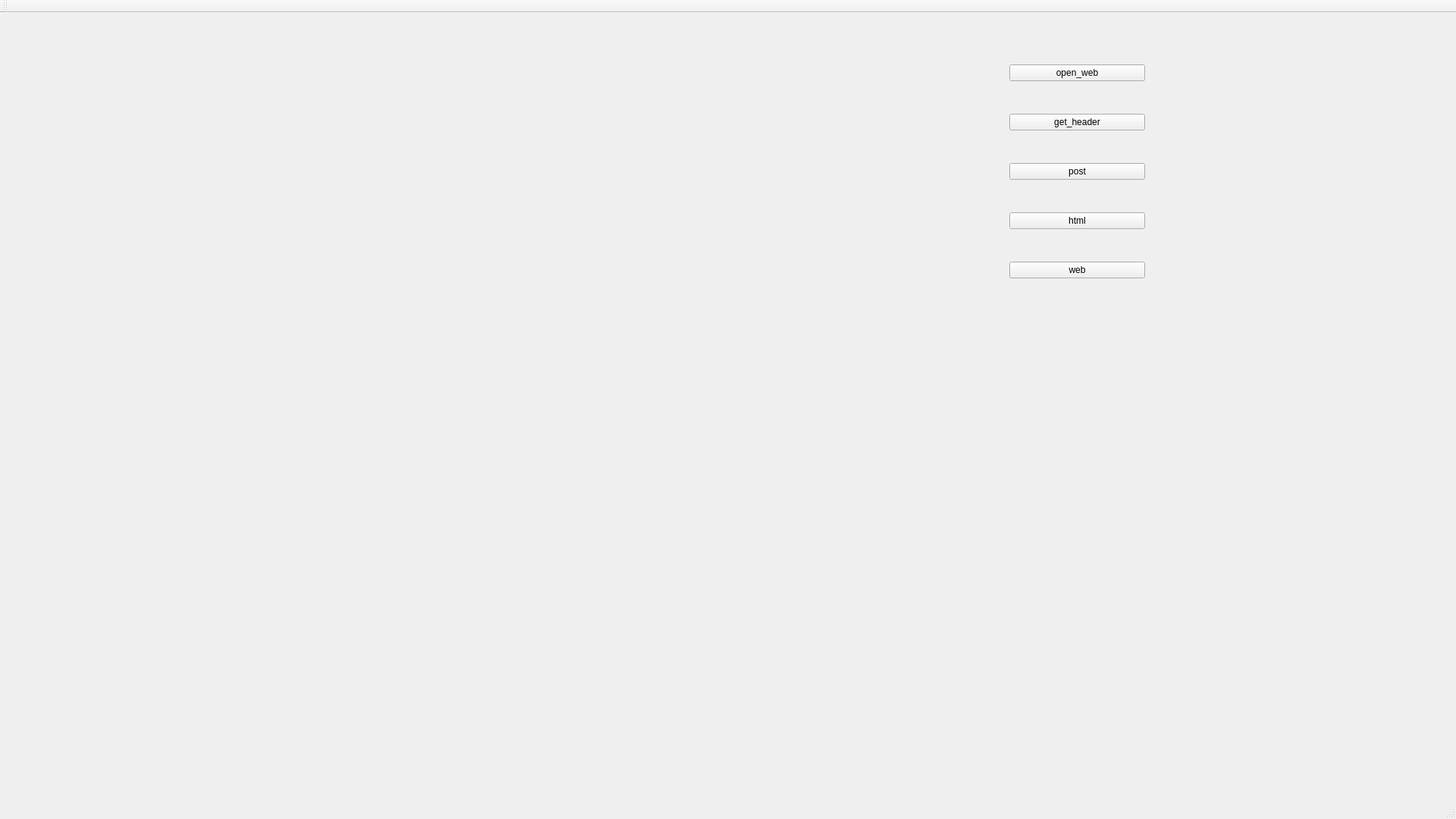
<?xml version="1.0" encoding="UTF-8"?>
<ui version="4.0">
 <class>GameUIClass</class>
 <widget class="QMainWindow" name="GameUIClass">
  <property name="geometry">
   <rect>
    <x>0</x>
    <y>0</y>
    <width>1920</width>
    <height>1080</height>
   </rect>
  </property>
  <property name="windowTitle">
   <string>GameUI</string>
  </property>
  <widget class="QWidget" name="centralWidget">
   <widget class="QWidget" name="layoutWidget">
    <property name="geometry">
     <rect>
      <x>1320</x>
      <y>20</y>
      <width>201</width>
      <height>381</height>
     </rect>
    </property>
    <layout class="QVBoxLayout" name="verticalLayout">
     <item>
      <widget class="QPushButton" name="pushButton_openWeb1">
       <property name="text">
        <string>open_web</string>
       </property>
      </widget>
     </item>
     <item>
      <widget class="QPushButton" name="pushButton_getHeader">
       <property name="text">
        <string>get_header</string>
       </property>
      </widget>
     </item>
     <item>
      <widget class="QPushButton" name="pushButton_post">
       <property name="text">
        <string>post</string>
       </property>
      </widget>
     </item>
     <item>
      <widget class="QPushButton" name="pushButton_html">
       <property name="text">
        <string>html</string>
       </property>
      </widget>
     </item>
     <item>
      <widget class="QPushButton" name="pushButton_web">
       <property name="text">
        <string>web</string>
       </property>
      </widget>
     </item>
    </layout>
   </widget>
   <widget class="QWidget" name="widget_web" native="true">
    <property name="geometry">
     <rect>
      <x>20</x>
      <y>20</y>
      <width>1280</width>
      <height>720</height>
     </rect>
    </property>
   </widget>
   <widget class="QLabel" name="label">
    <property name="geometry">
     <rect>
      <x>480</x>
      <y>800</y>
      <width>731</width>
      <height>171</height>
     </rect>
    </property>
    <property name="text">
     <string/>
    </property>
   </widget>
  </widget>
  <widget class="QMenuBar" name="menuBar">
   <property name="geometry">
    <rect>
     <x>0</x>
     <y>0</y>
     <width>1920</width>
     <height>26</height>
    </rect>
   </property>
  </widget>
  <widget class="QToolBar" name="mainToolBar">
   <attribute name="toolBarArea">
    <enum>TopToolBarArea</enum>
   </attribute>
   <attribute name="toolBarBreak">
    <bool>false</bool>
   </attribute>
  </widget>
  <widget class="QStatusBar" name="statusBar"/>
 </widget>
 <layoutdefault spacing="6" margin="11"/>
 <resources>
  <include location="gameui.qrc"/>
 </resources>
 <connections>
  <connection>
   <sender>pushButton_getHeader</sender>
   <signal>clicked()</signal>
   <receiver>GameUIClass</receiver>
   <slot>pushButton_getHeader1()</slot>
   <hints>
    <hint type="sourcelabel">
     <x>1321</x>
     <y>193</y>
    </hint>
    <hint type="destinationlabel">
     <x>132</x>
     <y>94</y>
    </hint>
   </hints>
  </connection>
  <connection>
   <sender>pushButton_openWeb1</sender>
   <signal>clicked()</signal>
   <receiver>GameUIClass</receiver>
   <slot>pushButton_openWeb1()</slot>
   <hints>
    <hint type="sourcelabel">
     <x>1321</x>
     <y>123</y>
    </hint>
    <hint type="destinationlabel">
     <x>38</x>
     <y>210</y>
    </hint>
   </hints>
  </connection>
  <connection>
   <sender>pushButton_post</sender>
   <signal>clicked()</signal>
   <receiver>GameUIClass</receiver>
   <slot>pushButton_post1()</slot>
   <hints>
    <hint type="sourcelabel">
     <x>1321</x>
     <y>263</y>
    </hint>
    <hint type="destinationlabel">
     <x>50</x>
     <y>284</y>
    </hint>
   </hints>
  </connection>
  <connection>
   <sender>pushButton_html</sender>
   <signal>clicked()</signal>
   <receiver>GameUIClass</receiver>
   <slot>html()</slot>
   <hints>
    <hint type="sourcelabel">
     <x>1429</x>
     <y>321</y>
    </hint>
    <hint type="destinationlabel">
     <x>1479</x>
     <y>541</y>
    </hint>
   </hints>
  </connection>
  <connection>
   <sender>pushButton_web</sender>
   <signal>clicked()</signal>
   <receiver>GameUIClass</receiver>
   <slot>web()</slot>
   <hints>
    <hint type="sourcelabel">
     <x>1368</x>
     <y>396</y>
    </hint>
    <hint type="destinationlabel">
     <x>1374</x>
     <y>599</y>
    </hint>
   </hints>
  </connection>
 </connections>
 <slots>
  <slot>pushButton_getHeader1()</slot>
  <slot>pushButton_openWeb1()</slot>
  <slot>pushButton_post1()</slot>
  <slot>pushButton_openWebW1()</slot>
  <slot>psuhButton_openLocalHtmlW1()</slot>
  <slot>web()</slot>
  <slot>html()</slot>
 </slots>
</ui>
